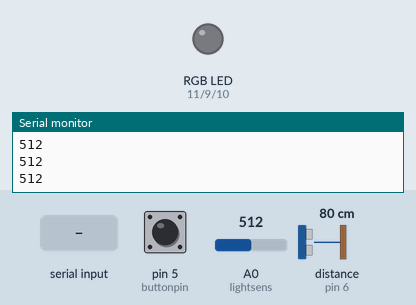
Simulated run of this sketch. Board: Arduino Uno, built with avr-gcc and run on an emulated ATmega328P. On the bench: an RGB LED mixed from three pins (HIGH = lit), the last lines printed to the serial monitor. Wiring (inferred from the names in the program): ultrasonic range finder: trigger pin 7; echo pin 6. Inputs (shaded band) come from the test bench; at power-on: A0 (lightsens) = 512, distance to the obstacle (sensor on pin 6) 80 cm, pin 5 (buttonpin) HIGH. The echo pulse lasts 58.3 µs per cm; dim RGB values are drawn brighter than linear; pins used as bus, display or sensor lines are not drawn.

Above: at 1.2 s.
1.3 s: A0 (lightsens) set to 164
2.8 s: A0 (lightsens) set to 140
At 2.87 s:
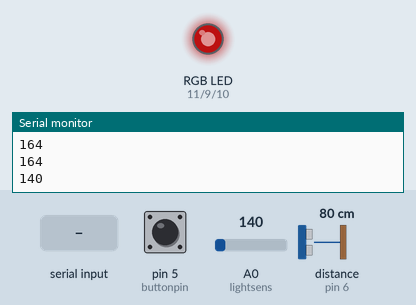
At 5.6 s:
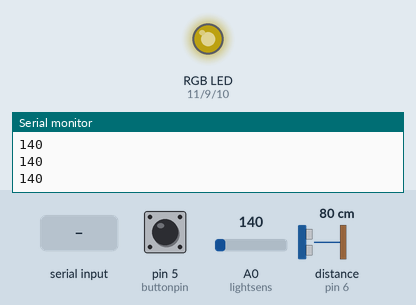
5.8 s: distance to the obstacle (sensor on pin 6) set to 2 cm
At 8.17 s:
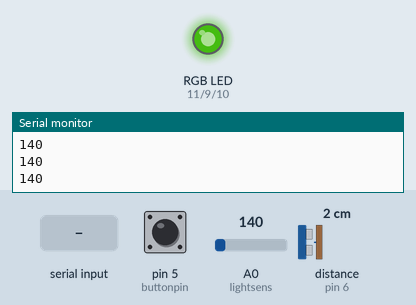
8.8 s: "Status" received over Serial
11.8 s: "1" received over Serial
At 13.66 s:
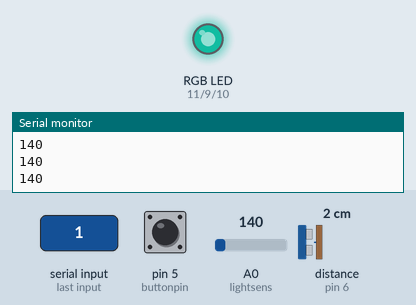
14.8 s: "0" received over Serial
Timing chart, 0 to 22.2 s (numbered marks = the images above; inputs shaded):
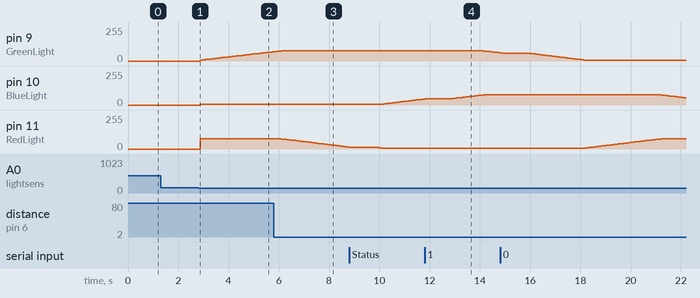

Measured:
- the behaviour switches between 150 and 149 on A0 (lightsens) (found by bisection; images 0 and 1)
- after the input at 2.8 s, pin 9 (GreenLight): moves from 0/255 to 69/255 over 2.9 s, starting after 0.07 s; pin 10 (BlueLight): 0/255 → 7/255 after 0.07 s; pin 11 (RedLight): 0/255 → 76/255 after 0.07 s

The sketch:

sketch_jun26a.ino
```cpp
//-------------variables----------
int numColors = 255;
int RedLight = 11;
int BlueLight = 10;
int GreenLight = 9;
int animationDelay = 70;
int counter = 0;
int trigPin = 7;
int echoPin = 6;
int pingTravelTime = 0;
int OutofRangeTimer = 0;
int lightsens = A0;
int buttonpin = 5;

float saturation = .9; // Between 0 and 1 (0 = gray, 1 = full color)
float brightness = .3; // Between 0 and 1 (0 = dark, 1 is full brightness)
String data = "";
bool lights = true;
int lightVal;
int btnState = 0;
int clck = 0;
int swp = 0;
//-----------------------

void setup() {
  Serial.begin(9600);
  pinMode(RedLight, OUTPUT);
  pinMode(BlueLight, OUTPUT);
  pinMode(GreenLight, OUTPUT);
  pinMode(trigPin, OUTPUT);
  pinMode(echoPin, INPUT);
  pinMode(lightsens, INPUT);
  pinMode(buttonpin, INPUT);
}

void loop() {
  delay(animationDelay);


  lightVal = analogRead(lightsens);
  digitalWrite(trigPin, HIGH);
  digitalWrite(trigPin, LOW);
  pingTravelTime = pulseIn(echoPin, HIGH) / 29;
  btnState = digitalRead(buttonpin);

  if ((btnState == 0) && (clck == 1)) {
    if (swp < 4 )
      swp++;
    else
      swp = 0;
    Serial.println(swp);
  }
  clck = btnState;


  //led light type switching
  switch (swp) {
    case 0:
      if (OutofRangeTimer < 250 && lightVal < 150)
        lights = true;
      else
        lights = false;
      break;
    case 1:
      if (OutofRangeTimer < 250)
        lights = true;
      else
        lights = false;
      break;
    case 2:
      if (lightVal < 150)
        lights = true;
      else
        lights = false;
      break;
    case 3:
      lights = true;
      break;
    case 4:
      lights = false;

  }
  Serial.println(lightVal);

  if (lights == true)
  {
    float colorNumber = counter > numColors ? counter - numColors : counter;
    float hue = (colorNumber / float(numColors)) * 360; // Number between 0 and 360
    long color = HSBtoRGB(hue, saturation, brightness);
    int red = color >> 16 & 255;
    int green = color >> 8 & 255;
    int blue = color & 255;

    setColor(red, green, blue);
    counter = (counter + 1) % (numColors * 2);
  }


  if (pingTravelTime / 2 < 1100)
  {
    OutofRangeTimer = 0;
  }
  else if (pingTravelTime / 2 > 1100)
    OutofRangeTimer++;

  if (lights == false)
    setColor(0, 0, 0);

  if (Serial.available() != 0) {
    data = "";
    data = Serial.readString();
    Serialinput(data, millis());
  }
}


//--------------input from pc-------------------
void Serialinput(String data, double uptime) {

  if (data == "Status") {
    Serial.print("Arduino uptime: ");
    Serial.println(uptime);
  }
  else {
    Serial.println("Unrecognised command");
  }
}


//-------------Color thingys----------------------


void setColor (unsigned char red, unsigned char green, unsigned char blue)
{
  analogWrite(RedLight, red);
  analogWrite(GreenLight, green);
  analogWrite(BlueLight, blue);
}

long HSBtoRGB(float _hue, float _sat, float _brightness) {
  float red = 0.0;
  float green = 0.0;
  float blue = 0.0;

  if (_sat == 0.0) {
    red = _brightness;
    green = _brightness;
    blue = _brightness;
  } else {
    if (_hue == 360.0)
      _hue = 0;

    int slice = _hue / 60.0;
    float hue_frac = (_hue / 60.0) - slice;

    float aa = _brightness * (1.0 - _sat);
    float bb = _brightness * (1.0 - _sat * hue_frac);
    float cc = _brightness * (1.0 - _sat * (1.0 - hue_frac));

    switch (slice) {
      case 0:
        red = _brightness;
        green = cc;
        blue = aa;
        break;
      case 1:
        red = bb;
        green = _brightness;
        blue = aa;
        break;
      case 2:
        red = aa;
        green = _brightness;
        blue = cc;
        break;
      case 3:
        red = aa;
        green = bb;
        blue = _brightness;
        break;
      case 4:
        red = cc;
        green = aa;
        blue = _brightness;
        break;
      case 5:
        red = _brightness;
        green = aa;
        blue = bb;
        break;
      default:
        red = 0.0;
        green = 0.0;
        blue = 0.0;
        break;
    }
  }

  long ired = red * 255.0;
  long igreen = green * 255.0;
  long iblue = blue * 255.0;

  return long((ired << 16) | (igreen << 8) | (iblue));
}
```
